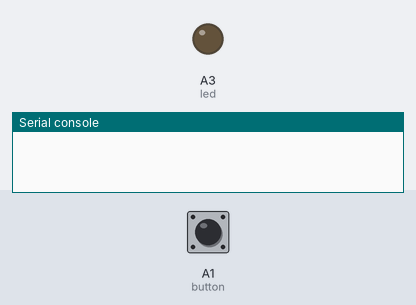
Bench run of a program on a simulated CircuitPython board. On the bench: output pins drawn as LEDs (lit = HIGH), the last lines printed to the serial console. Inputs (shaded band) come from the test bench; at power-on: A1 (button) LOW.

Above: at 1.2 s.
1.3 s: A1 (button) pulled HIGH for 3.2 s
At 1.7 s:
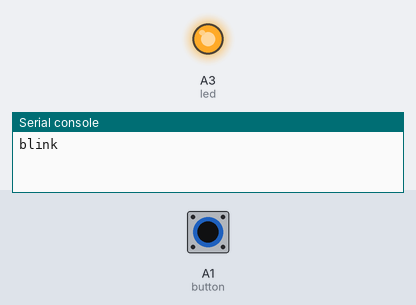
Timing chart, 0 to 6.0 s (numbered marks = the images above; inputs shaded):
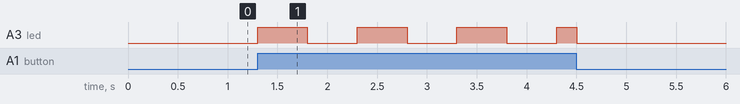

The program:

Week02_MonotonicLEDwithButton.py
```python
# import modules
import board
import time
from digitalio import DigitalInOut, Direction, Pull

# declare objects and variables
led = DigitalInOut(board.A3)
led.direction = Direction.OUTPUT

button = DigitalInOut(board.A1)
button.direction = Direction.INPUT
button.pull = Pull.DOWN

blinkInterval = 0.5
blinkTime = time.monotonic() + blinkInterval

# loop forever
while True:
    # check the button state
    if button.value:

        # is it time to toggle the led?
        if time.monotonic() >= blinkTime:

            # blink
            print("blink")

            # toggle led value
            led.value = not led.value

            # increment the blinkTime
            blinkTime += blinkInterval

    else:
        led.value = False

        blinkTime = time.monotonic()
```

Measured:
- after the input at 1.3 s, A3 (led): goes 3 × (HIGH 0.50 s, LOW 0.50 s), HIGH 0.20 s, then LOW, starting at once
